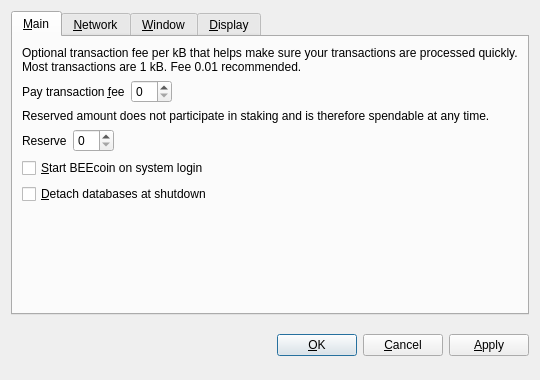
<?xml version="1.0" encoding="UTF-8"?>
<ui version="4.0">
 <class>OptionsDialog</class>
 <widget class="QDialog" name="OptionsDialog">
  <property name="geometry">
   <rect>
    <x>0</x>
    <y>0</y>
    <width>540</width>
    <height>380</height>
   </rect>
  </property>
  <property name="windowTitle">
   <string>Options</string>
  </property>
  <property name="modal">
   <bool>true</bool>
  </property>
  <layout class="QVBoxLayout" name="verticalLayout">
   <item>
    <widget class="QTabWidget" name="tabWidget">
     <property name="tabPosition">
      <enum>QTabWidget::North</enum>
     </property>
     <property name="currentIndex">
      <number>0</number>
     </property>
     <widget class="QWidget" name="tabMain">
      <attribute name="title">
       <string>&amp;Main</string>
      </attribute>
      <layout class="QVBoxLayout" name="verticalLayout_Main">
       <item>
        <widget class="QLabel" name="transactionFeeInfoLabel">
         <property name="text">
          <string>Optional transaction fee per kB that helps make sure your transactions are processed quickly. Most transactions are 1 kB. Fee 0.01 recommended.</string>
         </property>
         <property name="textFormat">
          <enum>Qt::PlainText</enum>
         </property>
         <property name="wordWrap">
          <bool>true</bool>
         </property>
        </widget>
       </item>
       <item>
        <layout class="QHBoxLayout" name="horizontalLayoutFee">
         <item>
          <widget class="QLabel" name="transactionFeeLabel">
           <property name="text">
            <string>Pay transaction &amp;fee</string>
           </property>
           <property name="textFormat">
            <enum>Qt::PlainText</enum>
           </property>
           <property name="buddy">
            <cstring>transactionFee</cstring>
           </property>
          </widget>
         </item>
         <item>
          <widget class="BitcoinAmountField" name="transactionFee"/>
         </item>
         <item>
          <spacer name="horizontalSpacerFee">
           <property name="orientation">
            <enum>Qt::Horizontal</enum>
           </property>
           <property name="sizeHint" stdset="0">
            <size>
             <width>40</width>
             <height>20</height>
            </size>
           </property>
          </spacer>
         </item>
        </layout>
       </item>
       <item>
        <widget class="QLabel" name="reserveBalanceInfoLabel">
         <property name="text">
          <string>Reserved amount does not participate in staking and is therefore spendable at any time.</string>
         </property>
         <property name="textFormat">
          <enum>Qt::PlainText</enum>
         </property>
         <property name="wordWrap">
          <bool>true</bool>
         </property>
        </widget>
       </item>
       <item>
        <layout class="QHBoxLayout" name="horizontalLayoutReserveBalance">
         <item>
          <widget class="QLabel" name="reserveBalanceLabel">
           <property name="text">
            <string>Reserve</string>
           </property>
           <property name="textFormat">
            <enum>Qt::PlainText</enum>
           </property>
           <property name="buddy">
            <cstring>reserveBalance</cstring>
           </property>
          </widget>
         </item>
         <item>
          <widget class="BitcoinAmountField" name="reserveBalance"/>
         </item>
         <item>
          <spacer name="horizontalSpacerReserveBalance">
           <property name="orientation">
            <enum>Qt::Horizontal</enum>
           </property>
           <property name="sizeHint" stdset="0">
            <size>
             <width>40</width>
             <height>20</height>
            </size>
           </property>
          </spacer>
         </item>
        </layout>
       </item>
       <item>
        <widget class="QCheckBox" name="bitcoinAtStartup">
         <property name="toolTip">
          <string>Automatically start BEEcoin after logging in to the system.</string>
         </property>
         <property name="text">
          <string>&amp;Start BEEcoin on system login</string>
         </property>
        </widget>
       </item>
       <item>
        <widget class="QCheckBox" name="detachDatabases">
         <property name="toolTip">
          <string>Detach block and address databases at shutdown. This means they can be moved to another data directory, but it slows down shutdown. The wallet is always detached.</string>
         </property>
         <property name="text">
          <string>&amp;Detach databases at shutdown</string>
         </property>
        </widget>
       </item>
       <item>
        <spacer name="verticalSpacer_Main">
         <property name="orientation">
          <enum>Qt::Vertical</enum>
         </property>
         <property name="sizeHint" stdset="0">
          <size>
           <width>20</width>
           <height>40</height>
          </size>
         </property>
        </spacer>
       </item>
      </layout>
     </widget>
     <widget class="QWidget" name="tabNetwork">
      <attribute name="title">
       <string>&amp;Network</string>
      </attribute>
      <layout class="QVBoxLayout" name="verticalLayout_Network">
       <item>
        <widget class="QCheckBox" name="mapPortUpnp">
         <property name="toolTip">
          <string>Automatically open the BEEcoin client port on the router. This only works when your router supports UPnP and it is enabled.</string>
         </property>
         <property name="text">
          <string>Map port using &amp;UPnP</string>
         </property>
        </widget>
       </item>
       <item>
        <widget class="QCheckBox" name="connectSocks">
         <property name="toolTip">
          <string>Connect to the BEEcoin network through a SOCKS proxy (e.g. when connecting through Tor).</string>
         </property>
         <property name="text">
          <string>&amp;Connect through SOCKS proxy:</string>
         </property>
        </widget>
       </item>
       <item>
        <layout class="QHBoxLayout" name="horizontalLayout_Network">
         <item>
          <widget class="QLabel" name="proxyIpLabel">
           <property name="text">
            <string>Proxy &amp;IP:</string>
           </property>
           <property name="textFormat">
            <enum>Qt::PlainText</enum>
           </property>
           <property name="buddy">
            <cstring>proxyIp</cstring>
           </property>
          </widget>
         </item>
         <item>
          <widget class="QValidatedLineEdit" name="proxyIp">
           <property name="maximumSize">
            <size>
             <width>140</width>
             <height>16777215</height>
            </size>
           </property>
           <property name="toolTip">
            <string>IP address of the proxy (e.g. 127.0.0.1)</string>
           </property>
          </widget>
         </item>
         <item>
          <widget class="QLabel" name="proxyPortLabel">
           <property name="text">
            <string>&amp;Port:</string>
           </property>
           <property name="textFormat">
            <enum>Qt::PlainText</enum>
           </property>
           <property name="buddy">
            <cstring>proxyPort</cstring>
           </property>
          </widget>
         </item>
         <item>
          <widget class="QLineEdit" name="proxyPort">
           <property name="maximumSize">
            <size>
             <width>55</width>
             <height>16777215</height>
            </size>
           </property>
           <property name="toolTip">
            <string>Port of the proxy (e.g. 9050)</string>
           </property>
          </widget>
         </item>
         <item>
          <widget class="QLabel" name="socksVersionLabel">
           <property name="text">
            <string>SOCKS &amp;Version:</string>
           </property>
           <property name="textFormat">
            <enum>Qt::PlainText</enum>
           </property>
           <property name="buddy">
            <cstring>socksVersion</cstring>
           </property>
          </widget>
         </item>
         <item>
          <widget class="QValueComboBox" name="socksVersion">
           <property name="toolTip">
            <string>SOCKS version of the proxy (e.g. 5)</string>
           </property>
          </widget>
         </item>
         <item>
          <spacer name="horizontalSpacer_Network">
           <property name="orientation">
            <enum>Qt::Horizontal</enum>
           </property>
           <property name="sizeHint" stdset="0">
            <size>
             <width>40</width>
             <height>20</height>
            </size>
           </property>
          </spacer>
         </item>
        </layout>
       </item>
       <item>
        <spacer name="verticalSpacer_Network">
         <property name="orientation">
          <enum>Qt::Vertical</enum>
         </property>
         <property name="sizeHint" stdset="0">
          <size>
           <width>20</width>
           <height>40</height>
          </size>
         </property>
        </spacer>
       </item>
      </layout>
     </widget>
     <widget class="QWidget" name="tabWindow">
      <attribute name="title">
       <string>&amp;Window</string>
      </attribute>
      <layout class="QVBoxLayout" name="verticalLayout_Window">
       <item>
        <widget class="QCheckBox" name="minimizeToTray">
         <property name="toolTip">
          <string>Show only a tray icon after minimizing the window.</string>
         </property>
         <property name="text">
          <string>&amp;Minimize to the tray instead of the taskbar</string>
         </property>
        </widget>
       </item>
       <item>
        <widget class="QCheckBox" name="minimizeOnClose">
         <property name="toolTip">
          <string>Minimize instead of exit the application when the window is closed. When this option is enabled, the application will be closed only after selecting Quit in the menu.</string>
         </property>
         <property name="text">
          <string>M&amp;inimize on close</string>
         </property>
        </widget>
       </item>
       <item>
        <spacer name="verticalSpacer_Window">
         <property name="orientation">
          <enum>Qt::Vertical</enum>
         </property>
         <property name="sizeHint" stdset="0">
          <size>
           <width>20</width>
           <height>40</height>
          </size>
         </property>
        </spacer>
       </item>
      </layout>
     </widget>
     <widget class="QWidget" name="tabDisplay">
      <attribute name="title">
       <string>&amp;Display</string>
      </attribute>
      <layout class="QVBoxLayout" name="verticalLayout_Display">
       <item>
        <layout class="QHBoxLayout" name="horizontalLayout_1_Display">
         <item>
          <widget class="QLabel" name="langLabel">
           <property name="text">
            <string>User Interface &amp;language:</string>
           </property>
           <property name="textFormat">
            <enum>Qt::PlainText</enum>
           </property>
           <property name="buddy">
            <cstring>lang</cstring>
           </property>
          </widget>
         </item>
         <item>
          <widget class="QValueComboBox" name="lang">
           <property name="toolTip">
            <string>The user interface language can be set here. This setting will take effect after restarting BEEcoin.</string>
           </property>
          </widget>
         </item>
        </layout>
       </item>
       <item>
        <layout class="QHBoxLayout" name="horizontalLayout_2_Display">
         <item>
          <widget class="QLabel" name="unitLabel">
           <property name="text">
            <string>&amp;Unit to show amounts in:</string>
           </property>
           <property name="textFormat">
            <enum>Qt::PlainText</enum>
           </property>
           <property name="buddy">
            <cstring>unit</cstring>
           </property>
          </widget>
         </item>
         <item>
          <widget class="QValueComboBox" name="unit">
           <property name="toolTip">
            <string>Choose the default subdivision unit to show in the interface and when sending coins.</string>
           </property>
          </widget>
         </item>
        </layout>
       </item>
       <item>
        <widget class="QCheckBox" name="displayAddresses">
         <property name="toolTip">
          <string>Whether to show BEEcoin addresses in the transaction list or not.</string>
         </property>
         <property name="text">
          <string>&amp;Display addresses in transaction list</string>
         </property>
        </widget>
       </item>
       <item>
        <widget class="QCheckBox" name="coinControlFeatures">
         <property name="toolTip">
          <string>Whether to show coin control features or not.</string>
         </property>
         <property name="text">
          <string>Display coin &amp;control features (experts only!)</string>
         </property>
        </widget>
       </item>
       <item>
        <spacer name="verticalSpacer_Display">
         <property name="orientation">
          <enum>Qt::Vertical</enum>
         </property>
         <property name="sizeHint" stdset="0">
          <size>
           <width>20</width>
           <height>40</height>
          </size>
         </property>
        </spacer>
       </item>
      </layout>
     </widget>
    </widget>
   </item>
   <item>
    <layout class="QHBoxLayout" name="horizontalLayout_Buttons">
     <item>
      <spacer name="horizontalSpacer_1">
       <property name="orientation">
        <enum>Qt::Horizontal</enum>
       </property>
       <property name="sizeHint" stdset="0">
        <size>
         <width>40</width>
         <height>48</height>
        </size>
       </property>
      </spacer>
     </item>
     <item>
      <widget class="QLabel" name="statusLabel">
       <property name="font">
        <font>
         <weight>75</weight>
         <bold>true</bold>
        </font>
       </property>
       <property name="text">
        <string/>
       </property>
       <property name="textFormat">
        <enum>Qt::PlainText</enum>
       </property>
       <property name="wordWrap">
        <bool>true</bool>
       </property>
      </widget>
     </item>
     <item>
      <spacer name="horizontalSpacer_2">
       <property name="orientation">
        <enum>Qt::Horizontal</enum>
       </property>
       <property name="sizeHint" stdset="0">
        <size>
         <width>40</width>
         <height>48</height>
        </size>
       </property>
      </spacer>
     </item>
     <item>
      <widget class="QPushButton" name="okButton">
       <property name="text">
        <string>&amp;OK</string>
       </property>
      </widget>
     </item>
     <item>
      <widget class="QPushButton" name="cancelButton">
       <property name="text">
        <string>&amp;Cancel</string>
       </property>
       <property name="autoDefault">
        <bool>false</bool>
       </property>
      </widget>
     </item>
     <item>
      <widget class="QPushButton" name="applyButton">
       <property name="text">
        <string>&amp;Apply</string>
       </property>
       <property name="autoDefault">
        <bool>false</bool>
       </property>
      </widget>
     </item>
    </layout>
   </item>
  </layout>
 </widget>
 <customwidgets>
  <customwidget>
   <class>BitcoinAmountField</class>
   <extends>QSpinBox</extends>
   <header>bitcoinamountfield.h</header>
  </customwidget>
  <customwidget>
   <class>QValueComboBox</class>
   <extends>QComboBox</extends>
   <header>qvaluecombobox.h</header>
  </customwidget>
  <customwidget>
   <class>QValidatedLineEdit</class>
   <extends>QLineEdit</extends>
   <header>qvalidatedlineedit.h</header>
  </customwidget>
 </customwidgets>
 <resources/>
 <connections/>
</ui>
